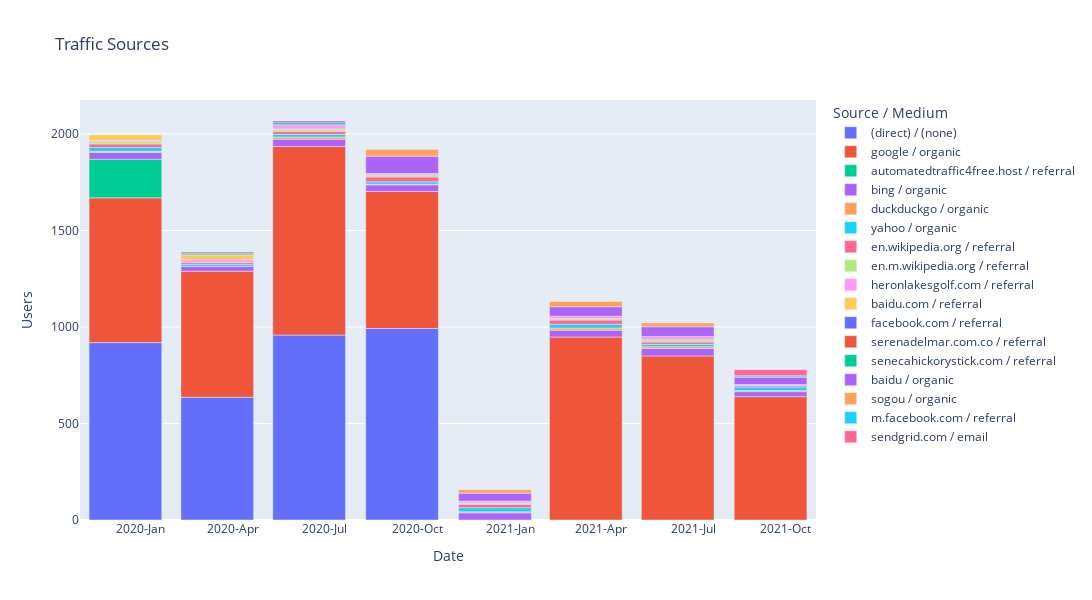

This figure's notebook cell:
### Code cell
# Read the CSV file
df = pd.read_csv('output/rtj2/Sources/consolidated-sources.csv')

# # Now, let's create the Date column
df['Date'] = pd.to_datetime(df['Year'].astype(str) + '-' + df['Quarter'].apply(functions.quarter_to_month) + '-01')

# Sort by date
df = df.sort_values("Date")

# Create Line Plot with No Total and other excludes
exclude_list = ["total"]
fig = px.bar(df.query('`Source / Medium` not in @exclude_list'), x='Date', y='Users', color='Source / Medium', title='Traffic Sources')

# Update the layout
fig.update_layout(
    autosize=False,
    width=1200,  # Width of the figure in pixels
    height=600  # Height of the figure in pixels
)

# Customize the x-axis to show both year and quarter
fig.update_xaxes(
    dtick="M3",
    tickformat="%Y-%b",  # This will show Year-Month
    ticklabelmode="period"
)

fig.show()
fig.write_html('output/rtj2/rtj2-sources-mediums.html')

### Figure 1 — Plotly figure (JSON) as saved in the notebook; plotly's stock layout.template omitted (floating-point values rounded to 4 significant figures)
{"data": [{"alignmentgroup": "True", "hovertemplate": "Source / Medium=(direct) / (none)<br>Date=%{x}<br>Users=%{y}<extra></extra>", "legendgroup": "(direct) / (none)", "marker": {"color": "#636efa", "pattern": {"shape": ""}}, "name": "(direct) / (none)", "offsetgroup": "(direct) / (none)", "orientation": "v", "showlegend": true, "textposition": "auto", "type": "bar", "x": ["2020-01-01T00:00:00", "2020-04-01T00:00:00", "2020-07-01T00:00:00", "2020-10-01T00:00:00", "2021-01-01T00:00:00", "2021-04-01T00:00:00", "2021-07-01T00:00:00", "2021-10-01T00:00:00"], "xaxis": "x", "y": [919, 636, 958, 992, null, null, null, null], "yaxis": "y"}, {"alignmentgroup": "True", "hovertemplate": "Source / Medium=google / organic<br>Date=%{x}<br>Users=%{y}<extra></extra>", "legendgroup": "google / organic", "marker": {"color": "#EF553B", "pattern": {"shape": ""}}, "name": "google / organic", "offsetgroup": "google / organic", "orientation": "v", "showlegend": true, "textposition": "auto", "type": "bar", "x": ["2020-01-01T00:00:00", "2020-04-01T00:00:00", "2020-07-01T00:00:00", "2020-10-01T00:00:00", "2021-01-01T00:00:00", "2021-04-01T00:00:00", "2021-07-01T00:00:00", "2021-10-01T00:00:00"], "xaxis": "x", "y": [750, 653, 977, 710, null, 948, 850, 639], "yaxis": "y"}, {"alignmentgroup": "True", "hovertemplate": "Source / Medium=automatedtraffic4free.host / referral<br>Date=%{x}<br>Users=%{y}<extra></extra>", "legendgroup": "automatedtraffic4free.host / referral", "marker": {"color": "#00cc96", "pattern": {"shape": ""}}, "name": "automatedtraffic4free.host / referral", "offsetgroup": "automatedtraffic4free.host / referral", "orientation": "v", "showlegend": true, "textposition": "auto", "type": "bar", "x": ["2020-01-01T00:00:00"], "xaxis": "x", "y": [200], "yaxis": "y"}, {"alignmentgroup": "True", "hovertemplate": "Source / Medium=bing / organic<br>Date=%{x}<br>Users=%{y}<extra></extra>", "legendgroup": "bing / organic", "marker": {"color": "#ab63fa", "pattern": {"shape": ""}}, "name": "bing / organic", "offsetgroup": "bing / organic", "orientation": "v", "showlegend": true, "textposition": "auto", "type": "bar", "x": ["2020-01-01T00:00:00", "2020-04-01T00:00:00", "2020-07-01T00:00:00", "2020-10-01T00:00:00", "2021-01-01T00:00:00", "2021-04-01T00:00:00", "2021-07-01T00:00:00", "2021-10-01T00:00:00"], "xaxis": "x", "y": [35, 25, 38, 34, 37, 35, 39, 26], "yaxis": "y"}, {"alignmentgroup": "True", "hovertemplate": "Source / Medium=duckduckgo / organic<br>Date=%{x}<br>Users=%{y}<extra></extra>", "legendgroup": "duckduckgo / organic", "marker": {"color": "#FFA15A", "pattern": {"shape": ""}}, "name": "duckduckgo / organic", "offsetgroup": "duckduckgo / organic", "orientation": "v", "showlegend": true, "textposition": "auto", "type": "bar", "x": ["2020-01-01T00:00:00", "2020-07-01T00:00:00", "2020-10-01T00:00:00", "2021-01-01T00:00:00", "2021-04-01T00:00:00", "2021-07-01T00:00:00", "2021-10-01T00:00:00"], "xaxis": "x", "y": [6, 11, 4, 6, 11, 9, 6], "yaxis": "y"}, {"alignmentgroup": "True", "hovertemplate": "Source / Medium=yahoo / organic<br>Date=%{x}<br>Users=%{y}<extra></extra>", "legendgroup": "yahoo / organic", "marker": {"color": "#19d3f3", "pattern": {"shape": ""}}, "name": "yahoo / organic", "offsetgroup": "yahoo / organic", "orientation": "v", "showlegend": true, "textposition": "auto", "type": "bar", "x": ["2020-01-01T00:00:00", "2020-04-01T00:00:00", "2020-07-01T00:00:00", "2020-10-01T00:00:00", "2021-01-01T00:00:00", "2021-04-01T00:00:00", "2021-07-01T00:00:00", "2021-10-01T00:00:00"], "xaxis": "x", "y": [20, 11, 14, 12, 21, 20, 12, 18], "yaxis": "y"}, {"alignmentgroup": "True", "hovertemplate": "Source / Medium=en.wikipedia.org / referral<br>Date=%{x}<br>Users=%{y}<extra></extra>", "legendgroup": "en.wikipedia.org / referral", "marker": {"color": "#FF6692", "pattern": {"shape": ""}}, "name": "en.wikipedia.org / referral", "offsetgroup": "en.wikipedia.org / referral", "orientation": "v", "showlegend": true, "textposition": "auto", "type": "bar", "x": ["2020-01-01T00:00:00", "2020-04-01T00:00:00", "2020-07-01T00:00:00", "2020-10-01T00:00:00", "2021-01-01T00:00:00", "2021-04-01T00:00:00", "2021-07-01T00:00:00", "2021-10-01T00:00:00"], "xaxis": "x", "y": [18, 9, 16, 25, 17, 22, 12, 7], "yaxis": "y"}, {"alignmentgroup": "True", "hovertemplate": "Source / Medium=en.m.wikipedia.org / referral<br>Date=%{x}<br>Users=%{y}<extra></extra>", "legendgroup": "en.m.wikipedia.org / referral", "marker": {"color": "#B6E880", "pattern": {"shape": ""}}, "name": "en.m.wikipedia.org / referral", "offsetgroup": "en.m.wikipedia.org / referral", "orientation": "v", "showlegend": true, "textposition": "auto", "type": "bar", "x": ["2020-01-01T00:00:00", "2020-07-01T00:00:00", "2020-10-01T00:00:00", "2021-01-01T00:00:00", "2021-04-01T00:00:00", "2021-07-01T00:00:00"], "xaxis": "x", "y": [11, 11, 11, 7, 7, 12], "yaxis": "y"}, {"alignmentgroup": "True", "hovertemplate": "Source / Medium=heronlakesgolf.com / referral<br>Date=%{x}<br>Users=%{y}<extra></extra>", "legendgroup": "heronlakesgolf.com / referral", "marker": {"color": "#FF97FF", "pattern": {"shape": ""}}, "name": "heronlakesgolf.com / referral", "offsetgroup": "heronlakesgolf.com / referral", "orientation": "v", "showlegend": true, "textposition": "auto", "type": "bar", "x": ["2020-01-01T00:00:00", "2020-04-01T00:00:00", "2020-07-01T00:00:00", "2020-10-01T00:00:00", "2021-01-01T00:00:00", "2021-04-01T00:00:00", "2021-07-01T00:00:00", "2021-10-01T00:00:00"], "xaxis": "x", "y": [7, 14, 23, 7, 10, 13, 17, 6], "yaxis": "y"}, {"alignmentgroup": "True", "hovertemplate": "Source / Medium=baidu.com / referral<br>Date=%{x}<br>Users=%{y}<extra></extra>", "legendgroup": "baidu.com / referral", "marker": {"color": "#FECB52", "pattern": {"shape": ""}}, "name": "baidu.com / referral", "offsetgroup": "baidu.com / referral", "orientation": "v", "showlegend": true, "textposition": "auto", "type": "bar", "x": ["2020-01-01T00:00:00", "2020-04-01T00:00:00"], "xaxis": "x", "y": [29, 25], "yaxis": "y"}, {"alignmentgroup": "True", "hovertemplate": "Source / Medium=facebook.com / referral<br>Date=%{x}<br>Users=%{y}<extra></extra>", "legendgroup": "facebook.com / referral", "marker": {"color": "#636efa", "pattern": {"shape": ""}}, "name": "facebook.com / referral", "offsetgroup": "facebook.com / referral", "orientation": "v", "showlegend": true, "textposition": "auto", "type": "bar", "x": ["2020-04-01T00:00:00"], "xaxis": "x", "y": [5], "yaxis": "y"}, {"alignmentgroup": "True", "hovertemplate": "Source / Medium=serenadelmar.com.co / referral<br>Date=%{x}<br>Users=%{y}<extra></extra>", "legendgroup": "serenadelmar.com.co / referral", "marker": {"color": "#EF553B", "pattern": {"shape": ""}}, "name": "serenadelmar.com.co / referral", "offsetgroup": "serenadelmar.com.co / referral", "orientation": "v", "showlegend": true, "textposition": "auto", "type": "bar", "x": ["2020-04-01T00:00:00"], "xaxis": "x", "y": [5], "yaxis": "y"}, {"alignmentgroup": "True", "hovertemplate": "Source / Medium=senecahickorystick.com / referral<br>Date=%{x}<br>Users=%{y}<extra></extra>", "legendgroup": "senecahickorystick.com / referral", "marker": {"color": "#00cc96", "pattern": {"shape": ""}}, "name": "senecahickorystick.com / referral", "offsetgroup": "senecahickorystick.com / referral", "orientation": "v", "showlegend": true, "textposition": "auto", "type": "bar", "x": ["2020-04-01T00:00:00", "2020-07-01T00:00:00"], "xaxis": "x", "y": [6, 10], "yaxis": "y"}, {"alignmentgroup": "True", "hovertemplate": "Source / Medium=baidu / organic<br>Date=%{x}<br>Users=%{y}<extra></extra>", "legendgroup": "baidu / organic", "marker": {"color": "#ab63fa", "pattern": {"shape": ""}}, "name": "baidu / organic", "offsetgroup": "baidu / organic", "orientation": "v", "showlegend": true, "textposition": "auto", "type": "bar", "x": ["2020-07-01T00:00:00", "2020-10-01T00:00:00", "2021-01-01T00:00:00", "2021-04-01T00:00:00", "2021-07-01T00:00:00", "2021-10-01T00:00:00"], "xaxis": "x", "y": [9, 90, 41, 49, 50, 38], "yaxis": "y"}, {"alignmentgroup": "True", "hovertemplate": "Source / Medium=sogou / organic<br>Date=%{x}<br>Users=%{y}<extra></extra>", "legendgroup": "sogou / organic", "marker": {"color": "#FFA15A", "pattern": {"shape": ""}}, "name": "sogou / organic", "offsetgroup": "sogou / organic", "orientation": "v", "showlegend": true, "textposition": "auto", "type": "bar", "x": ["2020-10-01T00:00:00", "2021-01-01T00:00:00", "2021-04-01T00:00:00", "2021-07-01T00:00:00"], "xaxis": "x", "y": [35, 18, 27, 20], "yaxis": "y"}, {"alignmentgroup": "True", "hovertemplate": "Source / Medium=m.facebook.com / referral<br>Date=%{x}<br>Users=%{y}<extra></extra>", "legendgroup": "m.facebook.com / referral", "marker": {"color": "#19d3f3", "pattern": {"shape": ""}}, "name": "m.facebook.com / referral", "offsetgroup": "m.facebook.com / referral", "orientation": "v", "showlegend": true, "textposition": "auto", "type": "bar", "x": ["2021-10-01T00:00:00"], "xaxis": "x", "y": [7], "yaxis": "y"}, {"alignmentgroup": "True", "hovertemplate": "Source / Medium=sendgrid.com / email<br>Date=%{x}<br>Users=%{y}<extra></extra>", "legendgroup": "sendgrid.com / email", "marker": {"color": "#FF6692", "pattern": {"shape": ""}}, "name": "sendgrid.com / email", "offsetgroup": "sendgrid.com / email", "orientation": "v", "showlegend": true, "textposition": "auto", "type": "bar", "x": ["2021-10-01T00:00:00"], "xaxis": "x", "y": [32], "yaxis": "y"}], "layout": {"autosize": false, "barmode": "relative", "height": 600, "legend": {"title": {"text": "Source / Medium"}, "tracegroupgap": 0}, "title": {"text": "Traffic Sources"}, "width": 1200, "xaxis": {"anchor": "y", "autorange": true, "domain": [0, 1], "dtick": "M3", "range": ["2019-11-17", "2021-11-15"], "tickformat": "%Y-%b", "ticklabelmode": "period", "title": {"text": "Date"}, "type": "date"}, "yaxis": {"anchor": "x", "autorange": true, "domain": [0, 1], "range": [0, 2176.0], "title": {"text": "Users"}, "type": "linear"}}}
